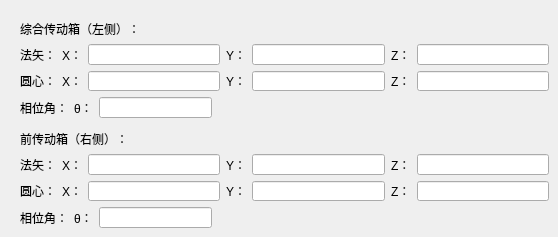
      <widget class="QWidget" name="tab_7">
       <attribute name="title">
        <string>工步4</string>
       </attribute>
       <widget class="QWidget" name="layoutWidget_15">
        <property name="geometry">
         <rect>
          <x>20</x>
          <y>20</y>
          <width>529</width>
          <height>98</height>
         </rect>
        </property>
        <layout class="QVBoxLayout" name="verticalLayout_13">
         <item>
          <widget class="QLabel" name="label_150">
           <property name="text">
            <string>综合传动箱（左侧）：</string>
           </property>
          </widget>
         </item>
         <item>
          <layout class="QHBoxLayout" name="horizontalLayout_36">
           <item>
            <widget class="QLabel" name="label_151">
             <property name="text">
              <string>法矢：</string>
             </property>
            </widget>
           </item>
           <item>
            <widget class="QLabel" name="label_152">
             <property name="text">
              <string>X：</string>
             </property>
            </widget>
           </item>
           <item>
            <widget class="QLineEdit" name="StepFour_horizontalSyntheticalDriveBox_normal_x_Edit"/>
           </item>
           <item>
            <widget class="QLabel" name="label_153">
             <property name="text">
              <string>Y：</string>
             </property>
            </widget>
           </item>
           <item>
            <widget class="QLineEdit" name="StepFour_horizontalSyntheticalDriveBox_normal_y_Edit"/>
           </item>
           <item>
            <widget class="QLabel" name="label_154">
             <property name="text">
              <string>Z：</string>
             </property>
            </widget>
           </item>
           <item>
            <widget class="QLineEdit" name="StepFour_horizontalSyntheticalDriveBox_normal_z_Edit"/>
           </item>
          </layout>
         </item>
         <item>
          <layout class="QHBoxLayout" name="horizontalLayout_37">
           <item>
            <widget class="QLabel" name="label_155">
             <property name="text">
              <string>圆心：</string>
             </property>
            </widget>
           </item>
           <item>
            <widget class="QLabel" name="label_156">
             <property name="text">
              <string>X：</string>
             </property>
            </widget>
           </item>
           <item>
            <widget class="QLineEdit" name="StepFour_horizontalSyntheticalDriveBox_center_x_Edit"/>
           </item>
           <item>
            <widget class="QLabel" name="label_157">
             <property name="text">
              <string>Y：</string>
             </property>
            </widget>
           </item>
           <item>
            <widget class="QLineEdit" name="StepFour_horizontalSyntheticalDriveBox_center_y_Edit"/>
           </item>
           <item>
            <widget class="QLabel" name="label_158">
             <property name="text">
              <string>Z：</string>
             </property>
            </widget>
           </item>
           <item>
            <widget class="QLineEdit" name="StepFour_horizontalSyntheticalDriveBox_center_z_Edit"/>
           </item>
          </layout>
         </item>
         <item>
          <layout class="QHBoxLayout" name="horizontalLayout_38">
           <item>
            <widget class="QLabel" name="label_159">
             <property name="text">
              <string>相位角：</string>
             </property>
            </widget>
           </item>
           <item>
            <widget class="QLabel" name="label_160">
             <property name="text">
              <string>θ：</string>
             </property>
            </widget>
           </item>
           <item>
            <widget class="QLineEdit" name="StepFour_horizontalSyntheticalDriveBox_phaseAngle_Edit"/>
           </item>
           <item>
            <spacer name="horizontalSpacer_3">
             <property name="orientation">
              <enum>Qt::Horizontal</enum>
             </property>
             <property name="sizeHint" stdset="0">
              <size>
               <width>40</width>
               <height>20</height>
              </size>
             </property>
            </spacer>
           </item>
           <item>
            <spacer name="horizontalSpacer">
             <property name="orientation">
              <enum>Qt::Horizontal</enum>
             </property>
             <property name="sizeHint" stdset="0">
              <size>
               <width>40</width>
               <height>20</height>
              </size>
             </property>
            </spacer>
           </item>
           <item>
            <spacer name="horizontalSpacer_2">
             <property name="orientation">
              <enum>Qt::Horizontal</enum>
             </property>
             <property name="sizeHint" stdset="0">
              <size>
               <width>40</width>
               <height>20</height>
              </size>
             </property>
            </spacer>
           </item>
          </layout>
         </item>
        </layout>
       </widget>
       <widget class="QWidget" name="layoutWidget_16">
        <property name="geometry">
         <rect>
          <x>20</x>
          <y>130</y>
          <width>529</width>
          <height>98</height>
         </rect>
        </property>
        <layout class="QVBoxLayout" name="verticalLayout_14">
         <item>
          <widget class="QLabel" name="label_163">
           <property name="text">
            <string>前传动箱（右侧）：</string>
           </property>
          </widget>
         </item>
         <item>
          <layout class="QHBoxLayout" name="horizontalLayout_39">
           <item>
            <widget class="QLabel" name="label_164">
             <property name="text">
              <string>法矢：</string>
             </property>
            </widget>
           </item>
           <item>
            <widget class="QLabel" name="label_165">
             <property name="text">
              <string>X：</string>
             </property>
            </widget>
           </item>
           <item>
            <widget class="QLineEdit" name="StepFour_horizontalFrontDriveBox_normal_x_Edit"/>
           </item>
           <item>
            <widget class="QLabel" name="label_166">
             <property name="text">
              <string>Y：</string>
             </property>
            </widget>
           </item>
           <item>
            <widget class="QLineEdit" name="StepFour_horizontalFrontDriveBox_normal_y_Edit"/>
           </item>
           <item>
            <widget class="QLabel" name="label_167">
             <property name="text">
              <string>Z：</string>
             </property>
            </widget>
           </item>
           <item>
            <widget class="QLineEdit" name="StepFour_horizontalFrontDriveBox_normal_z_Edit"/>
           </item>
          </layout>
         </item>
         <item>
          <layout class="QHBoxLayout" name="horizontalLayout_40">
           <item>
            <widget class="QLabel" name="label_168">
             <property name="text">
              <string>圆心：</string>
             </property>
            </widget>
           </item>
           <item>
            <widget class="QLabel" name="label_169">
             <property name="text">
              <string>X：</string>
             </property>
            </widget>
           </item>
           <item>
            <widget class="QLineEdit" name="StepFour_horizontalFrontDriveBox_center_x_Edit"/>
           </item>
           <item>
            <widget class="QLabel" name="label_170">
             <property name="text">
              <string>Y：</string>
             </property>
            </widget>
           </item>
           <item>
            <widget class="QLineEdit" name="StepFour_horizontalFrontDriveBox_center_y_Edit"/>
           </item>
           <item>
            <widget class="QLabel" name="label_171">
             <property name="text">
              <string>Z：</string>
             </property>
            </widget>
           </item>
           <item>
            <widget class="QLineEdit" name="StepFour_horizontalFrontDriveBox_center_z_Edit"/>
           </item>
          </layout>
         </item>
         <item>
          <layout class="QHBoxLayout" name="horizontalLayout_41">
           <item>
            <widget class="QLabel" name="label_172">
             <property name="text">
              <string>相位角：</string>
             </property>
            </widget>
           </item>
           <item>
            <widget class="QLabel" name="label_173">
             <property name="text">
              <string>θ：</string>
             </property>
            </widget>
           </item>
           <item>
            <widget class="QLineEdit" name="StepFour_horizontalFrontDriveBox_phaseAngle_Edit"/>
           </item>
           <item>
            <spacer name="horizontalSpacer_6">
             <property name="orientation">
              <enum>Qt::Horizontal</enum>
             </property>
             <property name="sizeHint" stdset="0">
              <size>
               <width>40</width>
               <height>20</height>
              </size>
             </property>
            </spacer>
           </item>
           <item>
            <spacer name="horizontalSpacer_5">
             <property name="orientation">
              <enum>Qt::Horizontal</enum>
             </property>
             <property name="sizeHint" stdset="0">
              <size>
               <width>40</width>
               <height>20</height>
              </size>
             </property>
            </spacer>
           </item>
           <item>
            <spacer name="horizontalSpacer_4">
             <property name="orientation">
              <enum>Qt::Horizontal</enum>
             </property>
             <property name="sizeHint" stdset="0">
              <size>
               <width>40</width>
               <height>20</height>
              </size>
             </property>
            </spacer>
           </item>
          </layout>
         </item>
        </layout>
       </widget>
      </widget>
